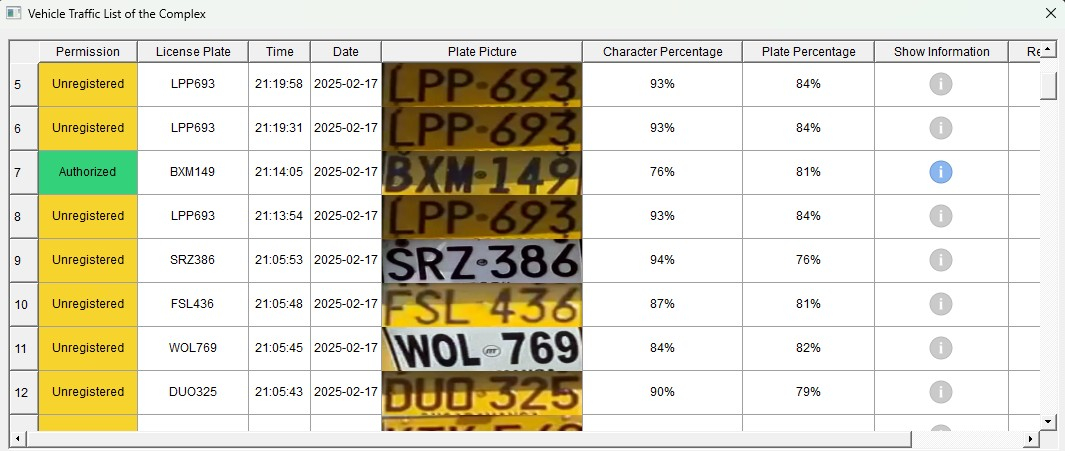
#> input picture repo_images/ent.jpg, 1065 x 451 px
$ python -i img_model.py   (imports and definitions only)
#> lines starting #> are read from the running program, lines starting #| are printed output that depends on the picture
# img_model.py

import cv2
import numpy as np
from PIL import Image
from PIL.ImageQt import ImageQt
from PySide6.QtGui import QPixmap
from itertools import combinations
from sklearn.cluster import KMeans  # type: ignore
from shapely import LineString  # type: ignore


# [19 lines left out: function sharpen_new, not called in this run]


def detect_edges(image, low_threshold=50, high_threshold=150):
    """
    Detects edges in the input image using the Canny edge detection algorithm.

    Parameters:
        image (numpy.ndarray): The input grayscale image where edges will be detected.
        low_threshold (int): Lower bound for the hysteresis thresholding in Canny.
        high_threshold (int): Upper bound for the hysteresis thresholding in Canny.

    Returns:
        numpy.ndarray: The binary image with detected edges.  # noqa
    """
    if len(image.shape) == 3:
        image = cv2.cvtColor(image, cv2.COLOR_RGB2GRAY)
    return cv2.Canny(image, low_threshold, high_threshold)


# [21 lines left out: function enhance_edges, not called in this run]


def apply_bilateral_filter(image, d=4, sigma_color=10, sigma_space=10):
    """
    Applies a bilateral filter to the input image to reduce noise while preserving edges.

    Parameters:
        image (numpy.ndarray): The input image to be filtered.
        d (int): Diameter of each pixel neighborhood that is used during filtering.
        sigma_color (float): Filter sigma in the color space. Larger values mean more colors in the neighborhood will be mixed.
        sigma_space (float): Filter sigma in the coordinate space. Larger values mean farther pixels will influence each other.

    Returns:
        numpy.ndarray: The denoised image with preserved edges.  # noqa
    """
    return cv2.bilateralFilter(image, d, sigma_color, sigma_space)


def apply_clahe(image, clip_limit=2.0, tile_grid_size=(8, 8)):
    """
    Applies CLAHE (Contrast Limited Adaptive Histogram Equalization) to improve local contrast.

    Parameters:
        image (numpy.ndarray): The input grayscale image for contrast enhancement.
        clip_limit (float): Threshold for contrast limiting.
        tile_grid_size (tuple): Size of grid for the histogram equalization. Smaller values give stronger contrast enhancement.

    Returns:
        numpy.ndarray: The contrast-enhanced image.  # noqa
    """
    clahe = cv2.createCLAHE(clipLimit=clip_limit, tileGridSize=tile_grid_size)
    return clahe.apply(image)


def apply_sharpening(image):
    """
    Applies a sharpening filter to the input image to enhance edges and details.

    Parameters:
        image (numpy.ndarray): The input image to be sharpened.

    Returns:
        numpy.ndarray: The sharpened image with enhanced edges.  # noqa
    """

    sharpening_kernel = np.array([[0, -1, 0],
                                  [-1, 5, -1],
                                  [0, -1, 0]])

    return cv2.filter2D(image, -1, sharpening_kernel)


def apply_image_filters(image, bilateral=True, clahe=True, sharpening=True):

    if bilateral:
        image = apply_bilateral_filter(image)
    if clahe:
        image = apply_clahe(image)
    if sharpening:
        image = apply_sharpening(image)
    return image


def check_intersection(p1, p2, q1, q2):
    """
    Checks if two line segments (p1->p2 and q1->q2) intersect.

    Parameters:
        p1, p2 (tuple): Points defining the first line segment.
        q1, q2 (tuple): Points defining the second line segment.

    Returns:
        bool: True if the line segments intersect, False otherwise.
    """
    def normalize_vector(k1, k2):
        v = k2-k1
        magnitude = np.linalg.norm(v)
        return v/magnitude

    v1_norm = normalize_vector(np.array(p1), np.array(p2))
    v2_norm = normalize_vector(np.array(q1), np.array(q2))

    dot_prod = np.dot(v1_norm, v2_norm)

    th = 0.6
    if -1*th < dot_prod < th:
        return True
    else:
        return False


def find_intersection(p1, p2, p3, p4):

    line1 = LineString([p1, p2])
    line2 = LineString([p3, p4])

    intersection = line1.intersection(line2)

    if intersection.is_empty:
        return None
    else:
        return intersection.coords[0]


def detect_plate_corners_hough(edges, image_shape, rho=1, theta=np.pi/180, threshold=50, min_line_length=20, max_line_gap=15, min_dist_ratio=0.3):  # noqa
    """
    Detects the corners of a license plate using Hough Line Transform and checks minimum distance criteria.

    Parameters:
        edges (numpy.ndarray): Binary edge image from Canny or other edge detector.
        image_shape (tuple): Shape of the original image (height, width).
        rho (float): Distance resolution of the accumulator in pixels.
        theta (float): Angle resolution of the accumulator in radians.
        threshold (int): Minimum number of votes (intersections) needed to detect a line.
        min_line_length (int): Minimum length of a line to be considered.
        max_line_gap (int): Maximum gap between segments to link them as a single line.
        min_dist_ratio (float): Minimum required distance ratio for valid corners (e.g., 0.1 means 10% of image width/height).

    Returns:
        numpy.ndarray or None: Array of four corner points if valid, or None if criteria are not met.  # noqa
    """

    min_dist = min(image_shape[0], image_shape[1]) * min_dist_ratio

    lines = cv2.HoughLinesP(edges, rho=rho, theta=theta, threshold=threshold, minLineLength=min_dist, maxLineGap=max_line_gap)  # noqa
    if lines is None:
        return None

    intersections = []
    for line1, line2 in combinations(lines, 2):

        p1 = (line1[0][0], line1[0][1])
        p2 = (line1[0][2], line1[0][3])
        p3 = (line2[0][0], line2[0][1])
        p4 = (line2[0][2], line2[0][3])

        # Check if lines intersect and calculate intersection point
        if check_intersection(p1, p2, p3, p4):

            intersection = find_intersection(p1, p2, p3, p4)
            if intersection is None:
                continue
            px = intersection[0]
            py = intersection[1]
            intersections.append((int(px), int(py)))
        else:
            continue

    # Filter valid points within the image bounds
    intersections = [
        (x, y) for x, y in intersections
        if 0 <= x < image_shape[1] and 0 <= y < image_shape[0]
    ]

    # Check if we have at least 4 intersection points
    if len(intersections) < 4:
        return None

    # Check if the points are not too close to each other
    valid_corners = exclude_regions(list(intersections), image_shape)
    if valid_corners is None:
        return None

    corners_grouped = cluster_and_select_corners(valid_corners, num_clusters=4,
                                                 image_shape=image_shape)
    if corners_grouped is None:
        return None
    final_corners = order_points_clockwise(corners_grouped)

    return final_corners


# [6 lines left out: function order_points_clockwise, not called in this run]


def exclude_regions(points, image_shape):
    """
    Exclude points that fall within the central region of an image.

    This function takes a list of points and the shape of an image, and returns a list of points that do not fall within the central third of the image both horizontally and vertically.

    Parameters:
    points (list of tuples): A list of (x, y) coordinates representing points.
    image_shape (tuple): A tuple representing the shape of the image (height, width).

    Returns:
    list of tuples: A list of (x, y) coordinates representing points that are outside the central region of the image.  # noqa
    """

    x_len = image_shape[1]
    y_len = image_shape[0]

    valid_points = []
    for point in points:
        point_x = point[0]
        point_y = point[1]
        limit_x1 = x_len//3
        limit_x2 = x_len*2//3
        limit_y1 = y_len//3
        limit_y2 = y_len*2//3

    if not (limit_x1 < point_x < limit_x2 or limit_y1 < point_y < limit_y2):
        valid_points.append(point)

    return valid_points


def cluster_and_select_corners(points, num_clusters=4, image_shape=None):
    """
    Groups detected points into clusters and selects the centroids as vertices.

    Args:
        points (list of tuple): List of coordinates of the detected points.
        num_clusters (int): Number of clusters (usually 4).
        image_shape (tuple): Dimensions of the image (height, width).

    Returns:
        centroids (list of tuple): Coordinates of the cluster centroids.
    """
    if len(points) < num_clusters:
        return None

    points = np.array(points)

    if image_shape is not None:
        height, width = image_shape[:2]
        initial_centroids = np.array([
            [0, 0],          # Top-left corner
            [0, width],      # Top-right corner
            [height, 0],     # Bottom-left corner
            [height, width]  # Bottom-right corner
        ])
    else:
        raise ValueError("image_shape is required for clustering")

    kmeans = KMeans(n_clusters=num_clusters,
                    init=initial_centroids,
                    n_init=1, random_state=42)
    kmeans.fit(points)

    centroids = kmeans.cluster_centers_
    return centroids.astype(int).tolist()


def find_plate_corners(image, bilateral=True, clahe=True, sharpening=True, enhance_edges=False):  # noqa

    if len(image.shape) == 3:
        image = cv2.cvtColor(image, cv2.COLOR_RGB2GRAY)
    edges = detect_edges(apply_image_filters(image, bilateral, clahe, sharpening))  # noqa
    if enhance_edges:
        edges = enhance_edges(edges)

    plate_corners = detect_plate_corners_hough(edges, edges.shape)
    return plate_corners


def calculate_homography_and_warp(image, src_points=None):
    """
    Calculates the homography matrix and applies a perspective transformation to rectify the plate.

    Parameters:
        image (numpy.ndarray): The original image containing the distorted plate.
        src_points (numpy.ndarray): The four corner points of the detected plate in the image,
                                    in the order [top-left, top-right, bottom-right, bottom-left].

    Returns:
        numpy.ndarray: The perspective-corrected (rectified) image of the plate.  # noqa
    """
    if src_points is not None:
        src_points = np.array(src_points)
    else:
        src_points = find_plate_corners(image)

    if src_points is None:
        return None

    # Assume a standard rectangular size for the license plate 200x100 pixels
    width, height = image.shape[1], image.shape[0]
    dst_points = np.array([[width - 1, 0], [0, 0],
                           [0, height - 1], [width - 1, height - 1]],
                          dtype="float32")

    # Calculate the homography matrix
    H, _ = cv2.findHomography(src_points, np.array(order_points_clockwise(dst_points)))  # noqa

    # Apply the perspective transformation
    rectified_plate = cv2.warpPerspective(image, H, (width, height))

    return rectified_plate


# [107 lines left out: functions opencv_resize, to_img_opencv, to_img_pil, convert_cv_image_to_qt_image, controller, not called in this run]


text_font = cv2.FONT_HERSHEY_DUPLEX
colorss = (0, 0, 255)
text_font_scale = 2


# [101 lines left out: functions draw_fps, grayscale, noise_removal, thin_font, thick_font, not called in this run]

>>> import cv2
>>> picture = cv2.cvtColor(cv2.imread('../repo_images/ent.jpg'), cv2.COLOR_BGR2RGB)
>>> result = calculate_homography_and_warp(picture)
#> in find_plate_corners, `image = cv2.cvtColor(image, cv2.COLOR_RGB2GRAY)`:
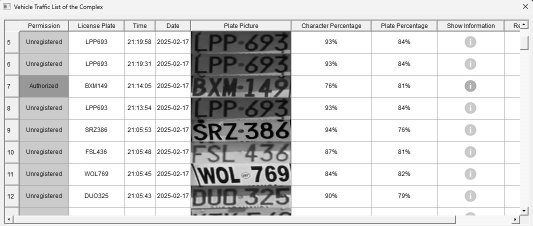
#> image: shape (451, 1065) (shown at 1/2 size); min 0, max 255, mean 215.2
#> in apply_clahe, `return clahe.apply(image)`:
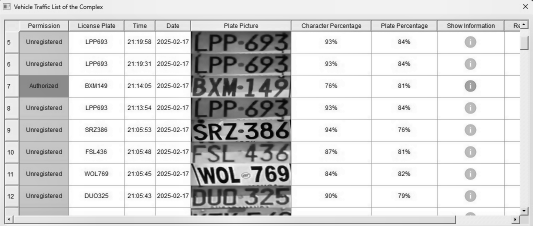
#> returned value: shape (451, 1065) (shown at 1/2 size); min 1, max 255, mean 214
#> in apply_sharpening, `return cv2.filter2D(image, -1, sharpening_kernel)`:
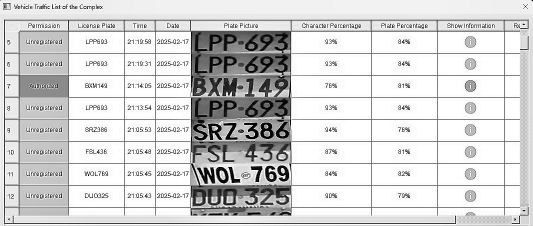
#> returned value: shape (451, 1065) (shown at 1/2 size); min 0, max 255, mean 210.7
#> in detect_edges, `return cv2.Canny(image, low_threshold, high_threshold)`:
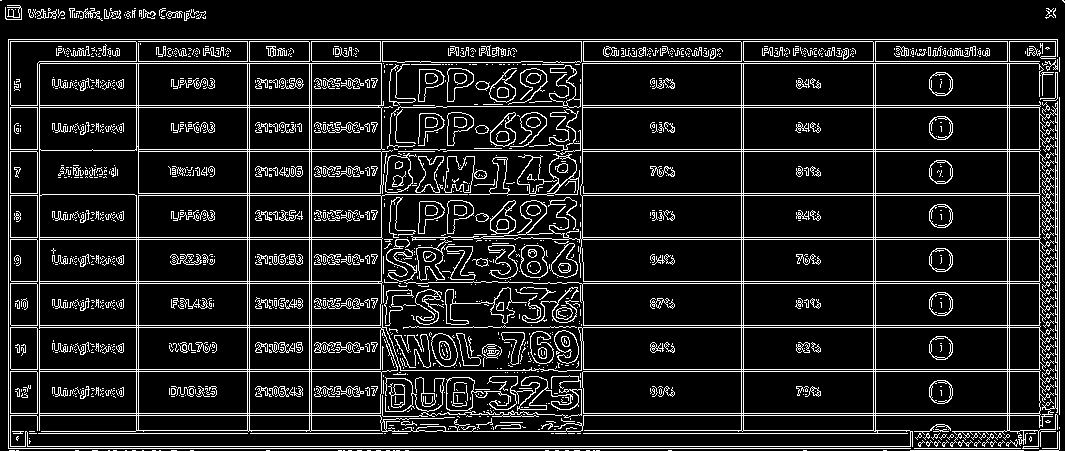
#> returned value: shape (451, 1065); 12% white in thin lines or dots
#> in detect_plate_corners_hough, `lines = cv2.HoughLinesP(edges, rho=rho, theta=theta, threshold=thresho..`: lines = 139 rows, first 6: [8, 39, 1057, 39], [8, 107, 446, 107], [8, 448, 1059, 448], [8, 415, 382, 415], [8, 41, 1057, 41], [8, 446, 1040, 446]
#> the loop in detect_plate_corners_hough, `for line1, line2 in combinations(lines, 2): ` made 9591 passes
#> (p3, p4, v2_norm in check_intersection, dot_prod in check_intersection) on passes 1 to 3: ((8, 107), (446, 107), [1, 0], 1), ((8, 448), (1059, 448), [1, 0], 1), ((8, 415), (382, 415), [1, 0], 1)
#> the loop in exclude_regions, `for point in points:` made 473 passes
#> point on passes 1 to 3: (37, 107), (138, 107), (10, 107)

$ run again, on repo_images/parts.jpg
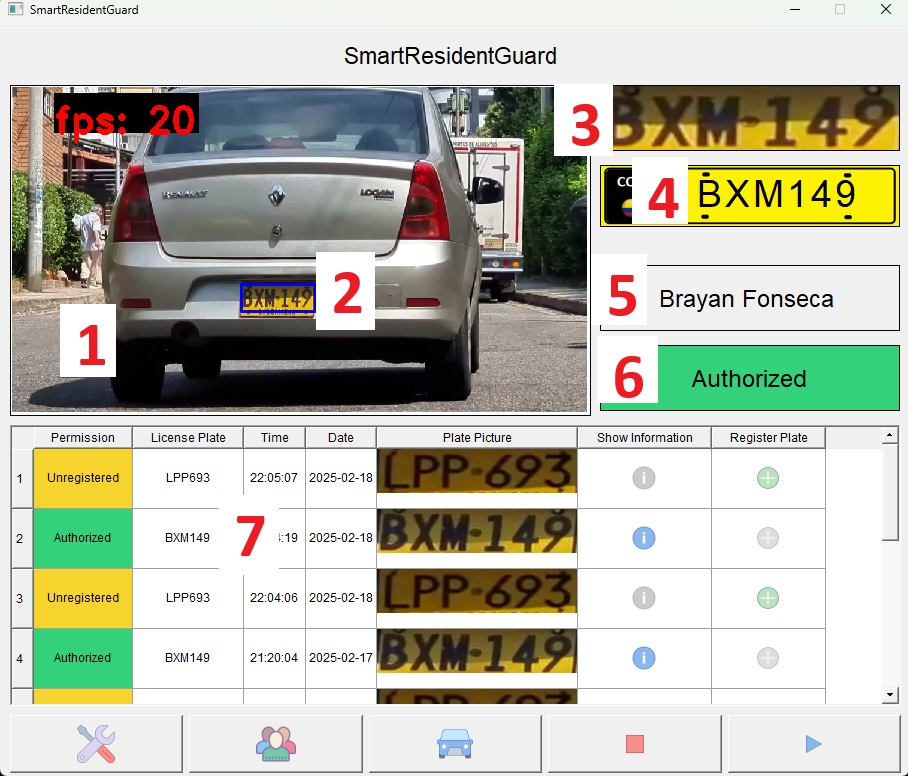
#> input picture repo_images/parts.jpg, 908 x 776 px
#> in find_plate_corners, `image = cv2.cvtColor(image, cv2.COLOR_RGB2GRAY)`:
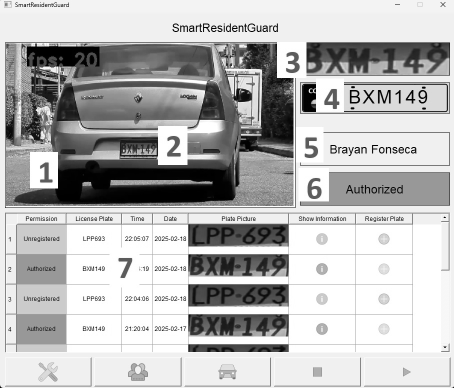
#> image: shape (776, 908) (shown at 1/2 size); min 0, max 255, mean 183.7
#> in detect_edges, `return cv2.Canny(image, low_threshold, high_threshold)`:
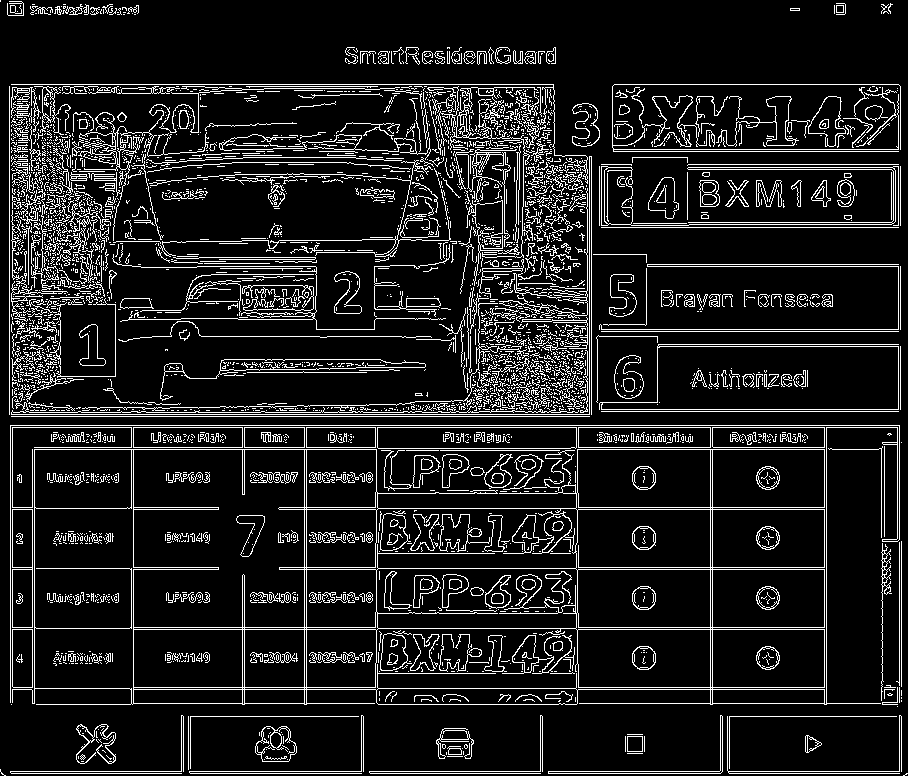
#> returned value: shape (776, 908); 11.5% white in thin lines or dots
#> lines = 54 rows, first 6: [10, 427, 899, 427], [0, 771, 901, 771], [10, 425, 899, 425], [11, 84, 553, 84], [11, 416, 589, 416], [1, 773, 907, 773]
#> the loop in detect_plate_corners_hough, `for line1, line2 in combinations(lines, 2): ` made 1431 passes
#> (p1, p3, p4, v2_norm in check_intersection, dot_prod in check_intersection, px) on pass 40: ((10, 427), (899, 770), (899, 426), [0, -1], 0, 899)
#> the loop in exclude_regions, `for point in points:` made 74 passes
#> point on passes 1 to 8: (899, 427), (10, 427), (710, 689), (826, 689), (712, 689), (824, 689), (304, 687), (306, 687)

$ run again, on repo_images/people.jpg
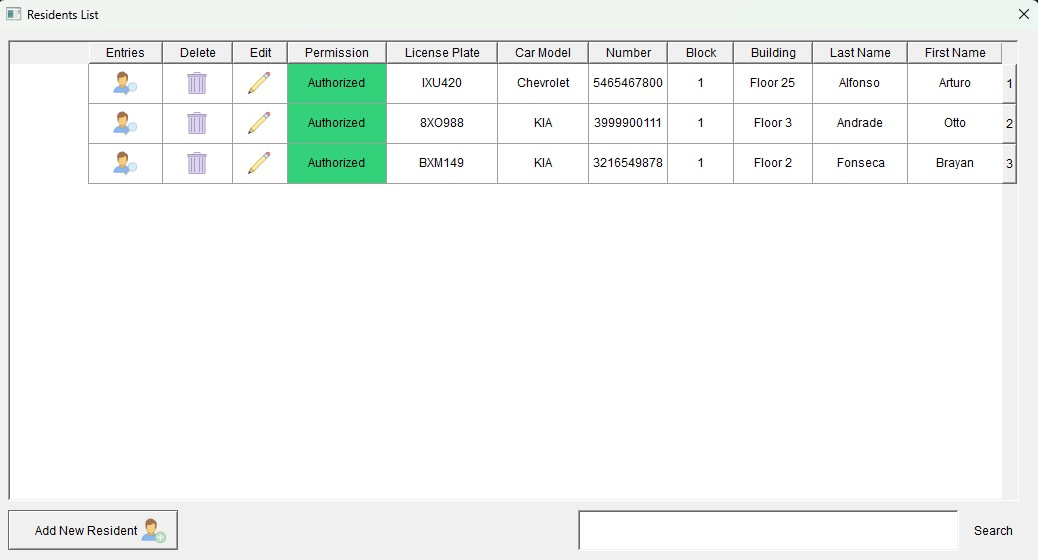
#> input picture repo_images/people.jpg, 1038 x 560 px
#> in find_plate_corners, `image = cv2.cvtColor(image, cv2.COLOR_RGB2GRAY)`:
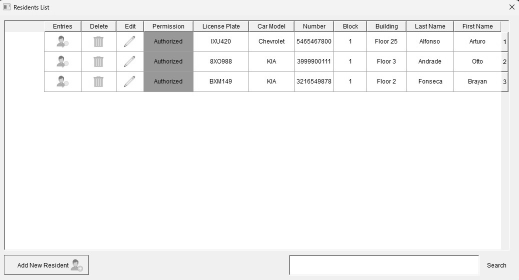
#> image: shape (560, 1038) (shown at 1/2 size); min 0, max 255, mean 245.5
#> in detect_edges, `return cv2.Canny(image, low_threshold, high_threshold)`:
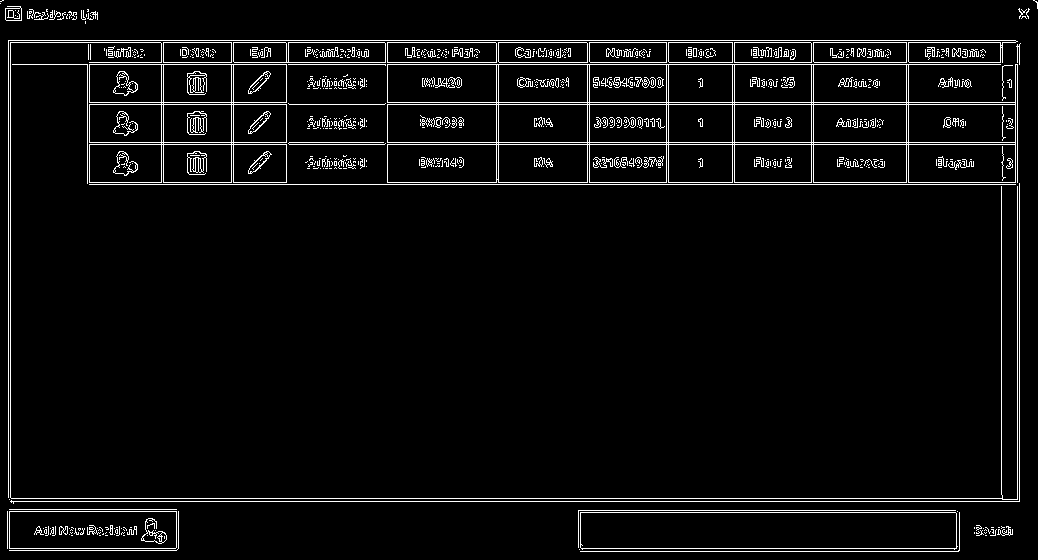
#> returned value: shape (560, 1038); 4.7% white in thin lines or dots
#> lines = 22 rows, first 6: [8, 64, 1019, 64], [87, 142, 1017, 142], [8, 40, 1015, 40], [11, 498, 1019, 498], [89, 62, 1019, 62], [87, 104, 1017, 104]
#> the loop in detect_plate_corners_hough, `for line1, line2 in combinations(lines, 2): ` made 231 passes
#> (p1, p2, p3, p4, v2_norm in check_intersection, dot_prod in check_intersection) on passes 14 to 15: ((8, 64), (1019, 64), (1017, 499), (1017, 41), [0, -1], 0), ((8, 64), (1019, 64), (10, 511), (10, 43), [0, -1], 0)
#> the loop in exclude_regions, `for point in points:` made 16 passes
#> point on passes 1 to 8: (1017, 64), (10, 64), (8, 64), (1017, 142), (1017, 498), (1019, 498), (1017, 62), (1017, 104)
